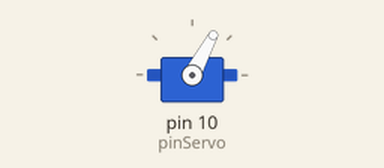
Recording of a sketch running on a simulated Arduino Uno, built with avr-gcc and run on an emulated ATmega328P. Parts: servo.

Above: at 2.05 s.
At 2.65 s:
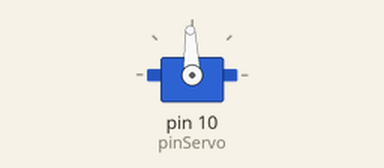
At 3.75 s:
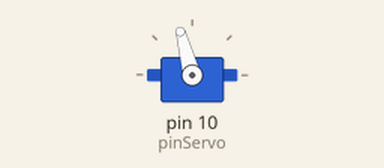
At 5.5 s:
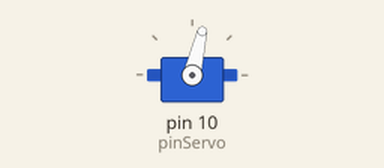
Timing chart, 0 to 9.6 s (numbered marks = the images above):
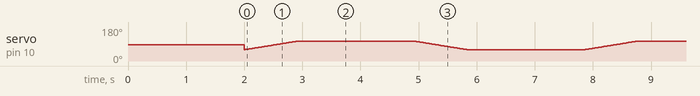

The sketch:

DireccionConServo.ino
```cpp
#include <Servo.h>

Servo miServo;

const int pinServo = 10;
const int pulsoMin = 680;
const int pulsoMax = 2550;
int tiempo = 20;
int valor, angulo;

void setup() {
  Serial.begin(115200);
  miServo.attach(pinServo, pulsoMin, pulsoMax);
  miServo.write(86);
  delay(2000);

}

void loop() {
//  while (Serial.available() > 0) {
//    valor = Serial.parseInt();
//    angulo = map(valor, 65, 105, 65, 105);

    for(int x = 60; x <106; x++ ){

    miServo.write(x);
    delay(tiempo);
    }
    delay(2000);
    for(int x = 105; x >59; x-- ){

    miServo.write(x);
    delay(tiempo);
    }
    delay(2000);
    //delay(20);
   // }

}
```
